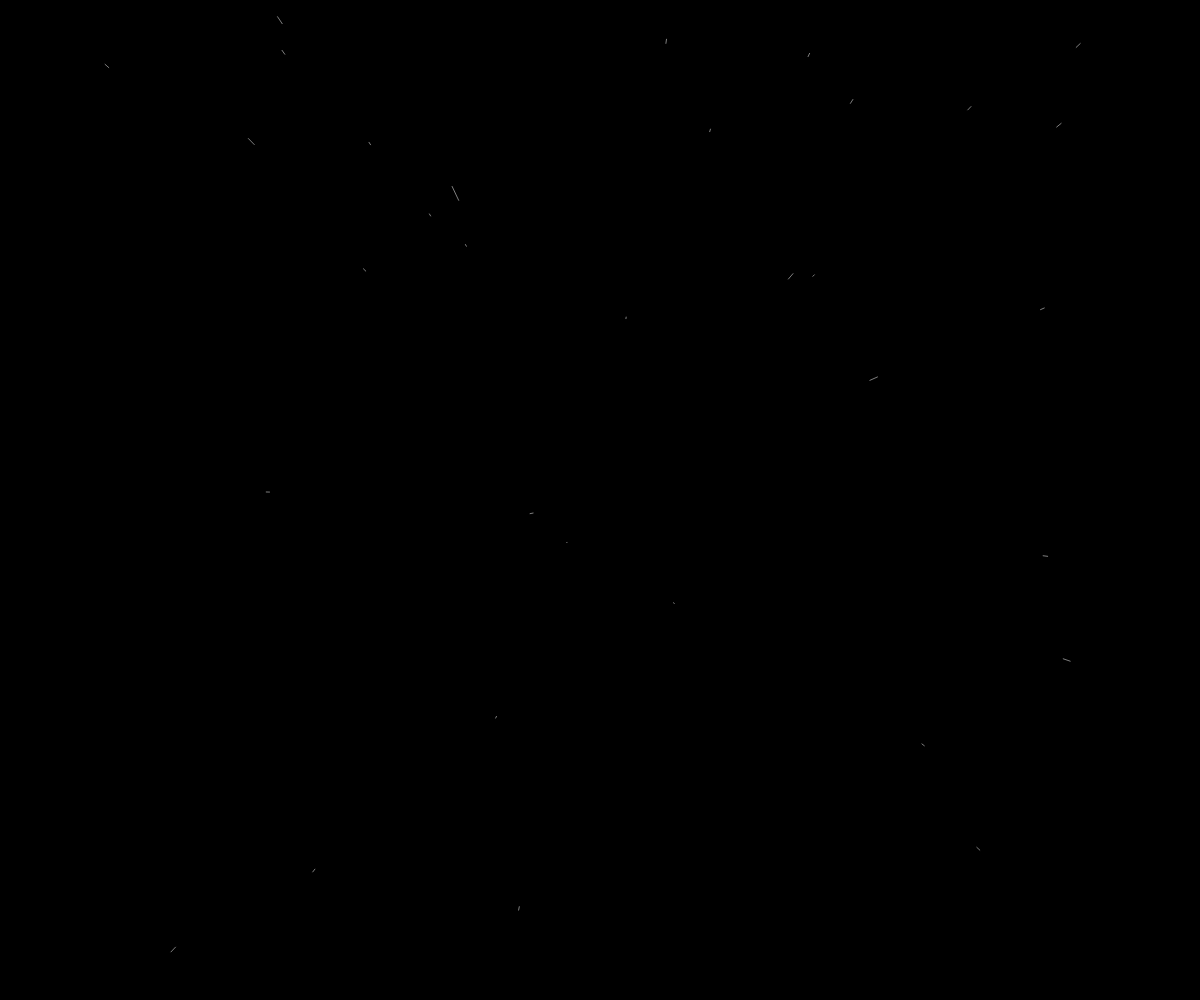
Frame 1 (no input)
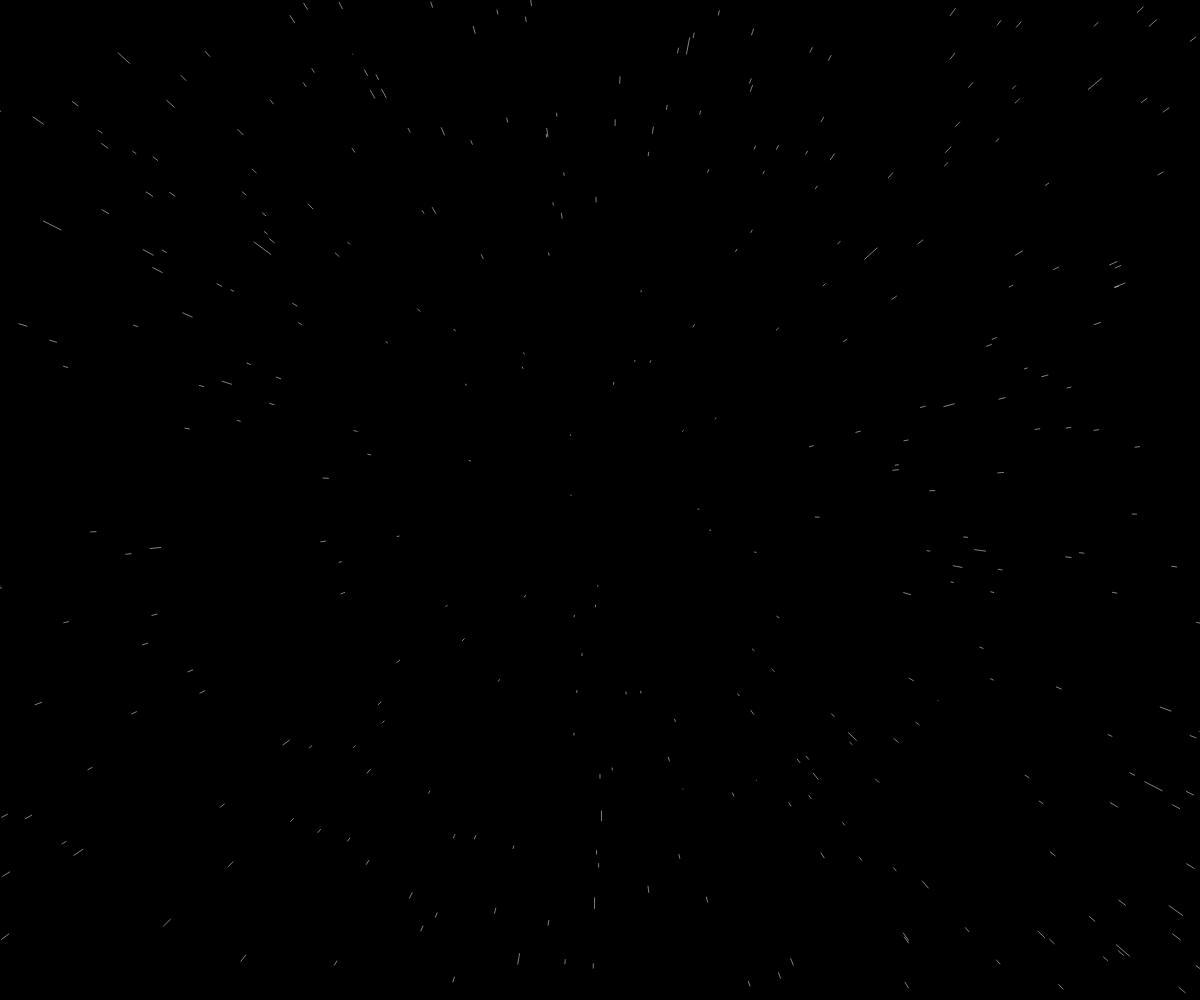
Frame 60 (no input)
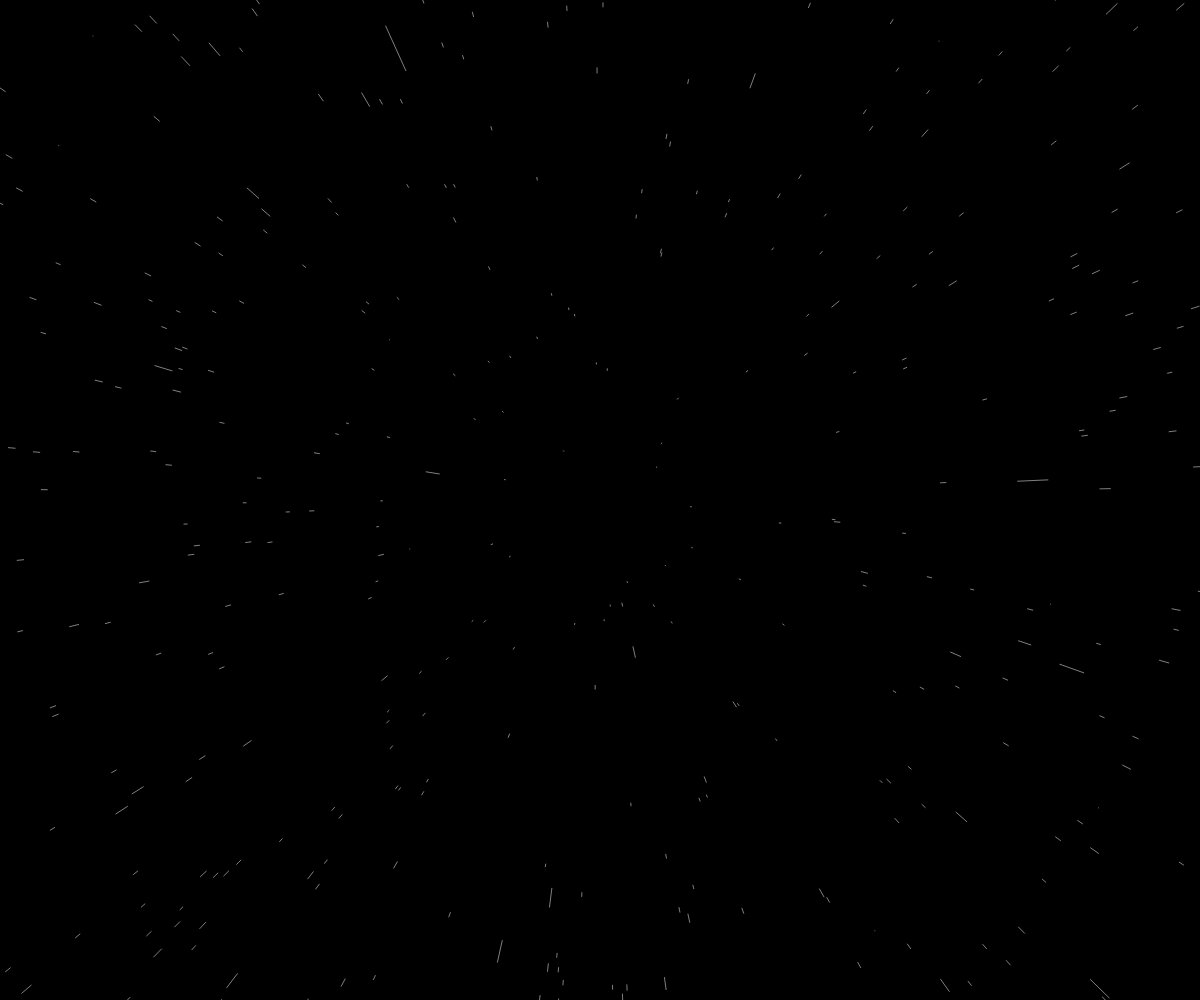
Frame 120 (the mouse pressed at the canvas centre since frame 60)

The p5.js sketch that drew these frames (run headless with seeded random() and noise() and a simulated clock; from frame 60 on, the mouse is pressed at the canvas centre):

// p5.js sketch
// ── sketch.js
const
  dZ = 8,
  maxR = 4,
  starCount = 400;

class Star {
  constructor() {
    this.reset()
  }

  reset = () => {
    this.x = random(-width, width);
    this.y = random(-height, height);
    this.z = random(width);

    this.pz = this.z;
  }

  show = () => {
    fill(255);
    noStroke();

    this.sx = map(this.x / this.z, 0, 1, 0, width);
    this.sy = map(this.y / this.z, 0, 1, 0, height);

    // let r = map(this.z, 0, width / 2, maxR, 1);
    // ellipse(this.sx, this.sy, r, r);

    this.px = map(this.x / this.pz, 0, 1, 0, width);
    this.py = map(this.y / this.pz, 0, 1, 0, height);

    stroke(255);
    strokeWeight(0.5)
    line(this.px, this.py, this.sx, this.sy)
  }

  tick = () => {
    this.pz = this.z;
    this.z = this.z - dZ;

    if (
      this.z < 1 ||
      this.sx < -(width / 2) ||
      this.sx > width / 2 ||
      this.sy < -(height / 2) ||
      this.sy > height / 2
    ) {
      this.reset()
    }
  }
}

var stars = [];

function setup() {
  createCanvas(windowWidth, windowHeight);

  for (let i = 0; i < starCount; i++) {
    stars.push(new Star());
  }
}

function windowResized() {
  resizeCanvas(windowWidth, windowHeight)
}

function draw() {
  background(0);
  translate(windowWidth / 2, windowHeight / 2)
  stars.forEach((star) => {
    star.tick();
    star.show();
  })
}
